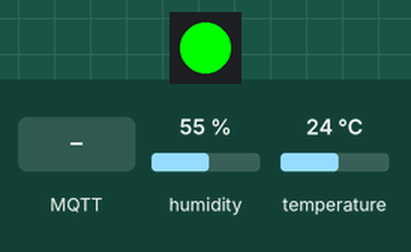
Simulated run of this sketch. Board: ESP32. On the bench: 1 RGB LEDs in strip order, left to right. The test bench sets the inputs (shaded band); at power-on: humidity 55 %, temperature 24 °C. WiFi joins after 1.5 s; servers stay silent unless stated; the strip is taken to match the declared colour order; no MQTT or app messages arrive unless stated; what the sketch prints to the serial monitor is not drawn.

Above: at 2.7 s.
2.8 s: MQTT message "1" arrives on the first subscribed topic
At 4.2 s:
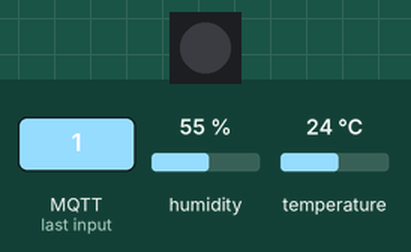
5.0 s: MQTT message "on" arrives on the first subscribed topic
7.0 s: MQTT message "off" arrives on the first subscribed topic
Timing chart, 0 to 10.0 s (numbered marks = the images above; inputs shaded):
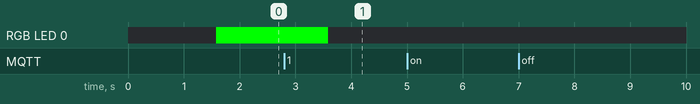

The sketch:

esp32Workshop_copy.ino
```cpp
#include <WiFi.h>
#include <Adafruit_NeoPixel.h>
#include <DHT.h>
#include <ArduinoJson.h>
#include <PubSubClient.h>

// --------------------------------------------------------------------------------------------
//        UPDATE CONFIGURATION TO MATCH YOUR ENVIRONMENT
// --------------------------------------------------------------------------------------------

// Add GPIO pins used to connect devices
#define RGB_PIN 14 // GPIO pin the data line of RGB LED is connected to
#define DHT_PIN 27 // GPIO pin the data line of the DHT sensor is connected to

// Specify DHT11 (Blue) or DHT22 (White) sensor
#define DHTTYPE DHT11
#define NEOPIXEL_TYPE NEO_RGB + NEO_KHZ800

// Temperatures to set LED by (assume temp in C)
#define ALARM_COLD 0.0
#define ALARM_HOT 30.0
#define WARN_COLD 10.0
#define WARN_HOT 25.0

#define MQTT_HOST "broker.mqtt.cool"
#define MQTT_PORT 1883
#define MQTT_DEVICEID "esp32-test-01joe"
#define MQTT_USER "" // no need for authentication, for now
#define MQTT_TOKEN "" // no need for authentication, for now
#define MQTT_TOPIC "esp32-test-01joe/evt/status/fmt/json"
#define MQTT_TOPIC_DISPLAY "esp32-test-01joe/fmt/display"
#define MQTT_TOPIC_INTERVAL "esp32-test-01joe/fmt/interval" //new topic added for the subscriber
                                                            //looking for data from node-red
// Add WiFi connection information
char ssid[] = "Mohammed_5G_joe";  // your network SSID (name)
char pass[] = "Dubai2020";  // your network password


// --------------------------------------------------------------------------------------------
//        SHOULD NOT NEED TO CHANGE ANYTHING BELOW THIS LINE
// --------------------------------------------------------------------------------------------
Adafruit_NeoPixel pixel = Adafruit_NeoPixel(1, RGB_PIN, NEOPIXEL_TYPE);
DHT dht(DHT_PIN, DHTTYPE);

void callback(char* topic, byte* payload, unsigned int length);
WiFiClient wifiClient;
PubSubClient mqtt(MQTT_HOST, MQTT_PORT, callback, wifiClient);

// variables to hold data
StaticJsonDocument<100> jsonDoc;
StaticJsonDocument<100> jsonIncoming;
JsonObject payload = jsonDoc.to<JsonObject>();
JsonObject status = payload.createNestedObject("d");
static char msg[50];

float h = 0.0; // humidity
float t = 0.0; // temperature
unsigned char r = 0; // LED RED value
unsigned char g = 0; // LED Green value
unsigned char b = 0; // LED Blue value
int intervaldelay=1000;
const int loopSteps = 100;
bool ledOverriden = false;

void callback(char* topic, byte* payload, unsigned int length) {
  // handle message arrived
  Serial.print("Message arrived [");
  Serial.print(topic);
  Serial.print("] : ");

  payload[length] = 0; // ensure valid content is zero terminated so can treat as c-string
  Serial.println((char *)payload);

  // Connection code for forum of Part 3 section(Interval)
  String strTopic = String(topic);

  if (strTopic == MQTT_TOPIC_INTERVAL){
    //determine if the MQTT Interval topic is being detected and runs the code below


    DeserializationError err = deserializeJson(jsonIncoming, payload);
    //creates a deserialization enumerated value to detect if the json (payload)
    //has been detected properly and has data


    switch (err.code()){
      //a swtich case was created to determine if the json file has any issues or is
      //able to be used
      case DeserializationError::Ok:
        Serial.print(F("Deserialization succeeded"));
        //the json file has been detected correctly and can now have the data extracted
        if (jsonIncoming.containsKey("Interval")){
        //if the new interval value detects the key having the phrase interval
        // it will update the intervaldelay value as seen below
          int newinterval = jsonIncoming["Interval"];
          if (newinterval<1){
            newinterval = 1;
            //this is added to avoid the values going below 0 or into the negatives
          }
          Serial.print("The new interval has been updated to ");
          Serial.print(newinterval);
          Serial.print("seconds()");
          Serial.print(intervaldelay);
          Serial.print("ms)");
          //The below code was multiplied by 1000 to make the delay equal to 10 at the end
          intervaldelay = newinterval*1000;

        }

        break;
        //other deserialization checks that determine if the incoming message is broken, missing or corrupted
      case DeserializationError::EmptyInput:
        Serial.print(F("Deserialization has no inpurt"));
        break;
      case DeserializationError::IncompleteInput:
        Serial.print(F("Deserialization has incomplete data"));
        break;
      case DeserializationError::InvalidInput:
        Serial.print(F("Deserialization has invalid data"));
        break;
      case DeserializationError::NoMemory:
        Serial.print(F("Deserialization has invalid memory"));
        break;
      default:
        Serial.print(F("Deserialization has failed"));
        break;
    }
  }
  else if(strTopic == MQTT_TOPIC_DISPLAY){
      //determine if the MQTT LED topic is being detected and runs the code below


    DeserializationError err = deserializeJson(jsonIncoming, payload);
    //creates a deserialization enumerated value to detect if the json (payload)
    //has been detected properly and has data


    switch (err.code()){
      //a swtich case was created to determine if the json file has any issues or is
      //able to be used
      case DeserializationError::Ok:{
        Serial.print(F("Deserialization succeeded"));
        //the json file has been detected correctly and can now have the data extracted
        //gets the three color data values coming from the injection node on Node-RED to change the LED color
        int red = jsonIncoming["r"];
        int green = jsonIncoming["g"];
        int blue = jsonIncoming["b"];
        //prints the color values seperately
        Serial.println("Setting LED to Red:");
        Serial.println(red);
        Serial.println("Setting LED to Green:");
        Serial.println(green);
        Serial.println("Setting LED to Blue:");
        Serial.println(blue);
        //sets the new color values gotten from the injection code temporarily
        pixel.setPixelColor(0, red, green, blue);
        //shows the color values
        pixel.show();
        //an if statement was added as a way to make the code switch from the temperature measurement led code to
        //the new node-red injection code
        ledOverriden = true;
        break;
      }
       //other deserialization checks that determine if the incoming message is broken, missing or corrupted
      case DeserializationError::EmptyInput:
        Serial.print(F("Deserialization has no inpurt"));
        break;
      case DeserializationError::IncompleteInput:
        Serial.print(F("Deserialization has incomplete data"));
        break;
      case DeserializationError::InvalidInput:
        Serial.print(F("Deserialization has invalid data"));
        break;
      case DeserializationError::NoMemory:
        Serial.print(F("Deserialization has invalid memory"));
        break;
      default:
        Serial.print(F("Deserialization has failed"));
        break;
    }
  }
}
void setup()
{
  // Start serial console
  Serial.begin(115200);
  Serial.setTimeout(2000);
  while (!Serial) { }
  Serial.println();
  Serial.println("ESP8266 Sensor Application");

  // Start WiFi connection
  WiFi.mode(WIFI_STA);
  WiFi.begin(ssid, pass);
  while (WiFi.status() != WL_CONNECTED) {
    delay(500);
    Serial.print(".");
  }
  Serial.println("");
  Serial.println("WiFi Connected");

  // Start connected devices
  dht.begin();
  pixel.begin();
    // Connect to MQTT broker
  if (mqtt.connect(MQTT_DEVICEID, MQTT_USER, MQTT_TOKEN)) {
    Serial.println("MQTT Connected");
    mqtt.subscribe(MQTT_TOPIC_DISPLAY);
    mqtt.subscribe(MQTT_TOPIC_INTERVAL);

  } else {
    Serial.println("MQTT Failed to connect!");
    ESP.restart();
  }
}
void loop()
{
  mqtt.loop();
  while (!mqtt.connected()) {
    Serial.print("Attempting MQTT connection...");
    // Attempt to connect
    if (mqtt.connect(MQTT_DEVICEID, MQTT_USER, MQTT_TOKEN)) {
      Serial.println("MQTT Connected");
      mqtt.subscribe(MQTT_TOPIC_DISPLAY);
      mqtt.subscribe(MQTT_TOPIC_INTERVAL);
      mqtt.loop();
    } else {
      Serial.println("MQTT Failed to connect!");
      delay(5000);
    }
  }

  h = dht.readHumidity();
  t = dht.readTemperature(); // uncomment this line for Celsius
  // t = dht.readTemperature(true); // uncomment this line for Fahrenheit

  // Check if any reads failed and exit early (to try again).
  if (isnan(h) || isnan(t)) {
    Serial.println("Failed to read from DHT sensor!");
  } else {
    // Set RGB LED Colour based on temp and if the led has not been overriden by the node-red code
    if (!ledOverriden){
    b = (t < ALARM_COLD) ? 255 : ((t < WARN_COLD) ? 150 : 0);
    r = (t >= ALARM_HOT) ? 255 : ((t > WARN_HOT) ? 150 : 0);
    g = (t > ALARM_COLD) ? ((t <= WARN_HOT) ? 255 : ((t < ALARM_HOT) ? 150 : 0)) : 0;
    pixel.setPixelColor(0, r, g, b);
    pixel.show();
    }

    // Print Message to console in JSON format
    status["temp"] = t;
    status["humidity"] = h;
    serializeJson(jsonDoc, msg, 50);
    Serial.println(msg);
    Serial.print(intervaldelay);
    Serial.print("ms)");
    if (!mqtt.publish(MQTT_TOPIC, msg)) {
      Serial.println("MQTT Publish failed");
    }
  }
  int steps = intervaldelay / loopSteps;
  if (steps<1){
    steps =10;
  }
  for (int i = 0; i < steps; i++) {
    mqtt.loop();
    delay(intervaldelay);
  }
}
```

Measured:
- after the input at 2.8 s, RGB LED 0: RGB(0, 255, 0) → off after 0.79 s
- after the input at 5.0 s, every drawn part: stays the same
- after the input at 7.0 s, every drawn part: stays the same
